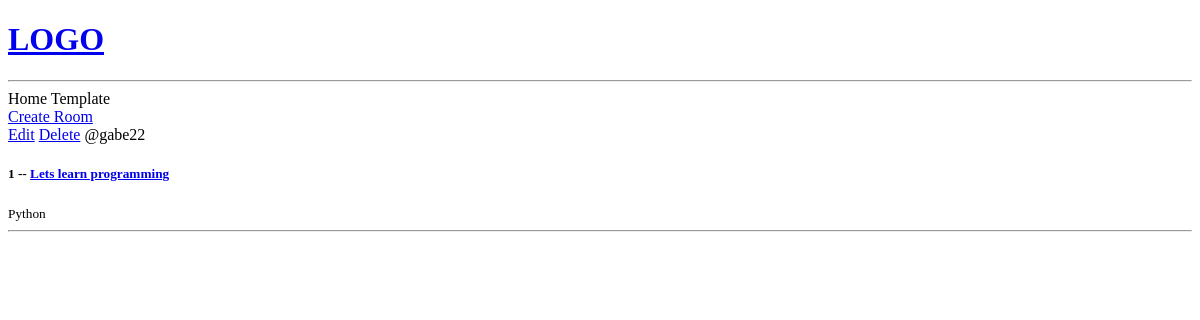
Before: / with the older database file.
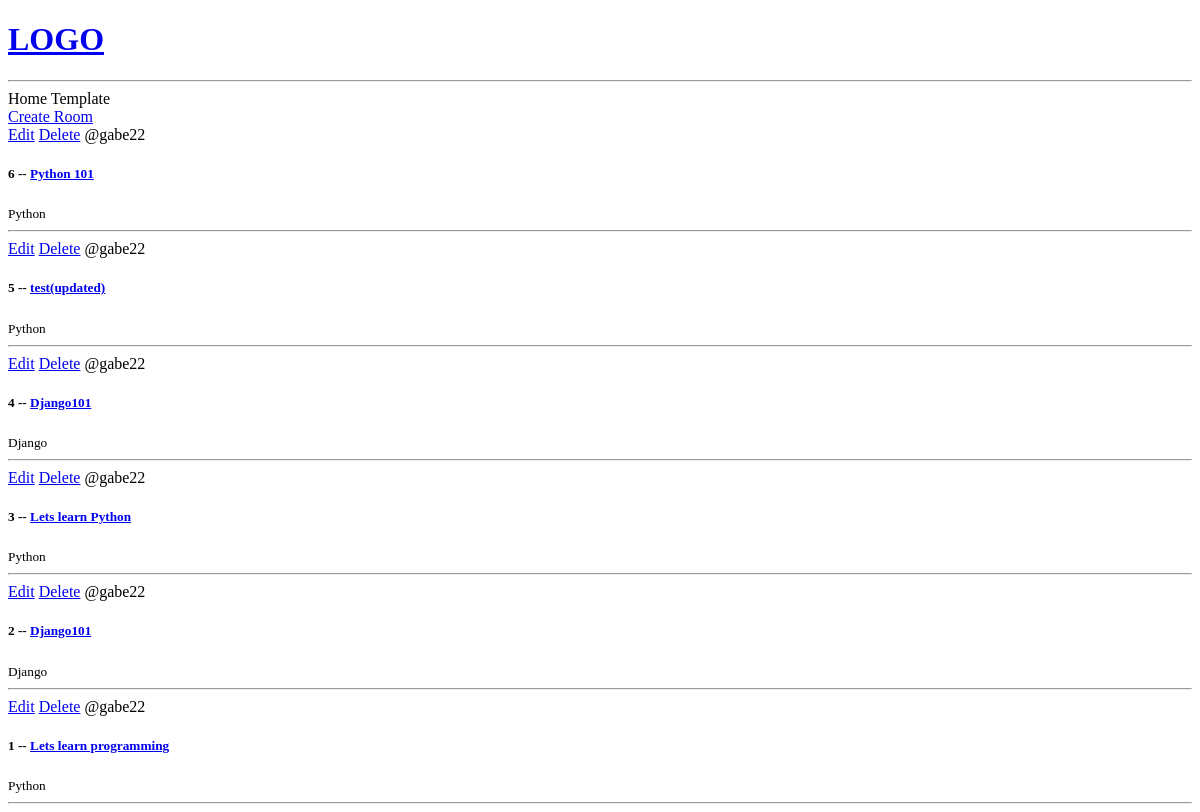
After: the same page with the newer database file.
### base/models.py (models this page shows, shortened)
class Room(models.Model):
    host = models.ForeignKey(User, on_delete=models.SET_NULL, null=True)
    topic = models.ForeignKey(Topic, on_delete=models.SET_NULL, null=True)
    name = models.CharField(max_length=200)
    description = models.TextField(null=True, blank=True)
    updated = models.DateTimeField(auto_now=True)
    created = models.DateTimeField(auto_now_add=True)
    class Meta:
        ordering = ['-updated', '-created']

class Topic(models.Model):
    name = models.CharField(max_length=200)

### base/views.py (the view)
# urls.py: path('',views.home,name= "home"),
def home(request):
    rooms = Room.objects.all()
    context = {'rooms': rooms}
    return render(request, 'base/home.html',context)

### base/templates/base/home.html
{% extends 'main.html' %}
{% block content %}
<h1>Home Template</h1>
<div>
    <a href="{% url 'create-room' %}">Create Room</a>
    <div>
        {% for room in rooms %}
        <div>
            <a href="{% url 'update-room' room.id %}">Edit</a>
            <a href="{% url 'delete-room' room.id %}">Delete</a>
            <span>@{{room.host.username}}</span>
           <h5>{{room.id}} -- <a href="{%url 'room' room.id %}">{{room.name}}</a></h5>
           <small> {{room.topic.name}}</small>
           <hr>
        </div>
        {% endfor %}
    </div>
</div>
{% endblock content %}

### template/main.html (shortened to what this page needs)
<!DOCTYPE html>
<html>
<head>
</head>
<body>
    {% include 'navbar.html' %}
    {% block content %}
    {% endblock %}
</body>
</html>

### template/navbar.html
<a href="/">
    <h1>LOGO</h1>
</a>
<hr

Changed rows visible on the page:
added Room: host.username "gabe22", id "6", name "Python 101", topic.name "Python"
added Room: host.username "gabe22", id "5", name "test(updated)", topic.name "Python"
added Room: host.username "gabe22", id "4", name "Django101", topic.name "Django"
added Room: host.username "gabe22", id "3", name "Lets learn Python", topic.name "Python"
added Room: host.username "gabe22", id "2", name "Django101", topic.name "Django"
